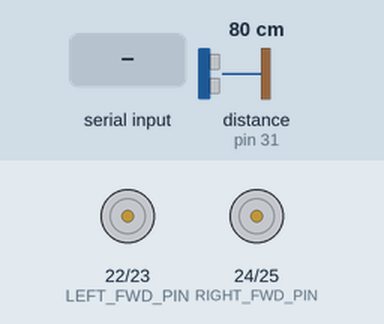
This sketch was run on a simulated Arduino Mega 2560, built with avr-gcc and run on an emulated ATmega2560. On the bench: motor-driver pin pairs drawn as motors (green arrow = first pin HIGH = forward, orange = second pin HIGH = backward, longer = more drive). Wiring (inferred from the names in the program): ultrasonic range finder: trigger pin 30; echo pin 31. The inputs (shaded band) are chosen by the test bench; at power-on: distance to the obstacle (sensor on pin 31) 80 cm. The echo pulse lasts 58.3 µs per cm; what the sketch prints to the serial monitor is not drawn.

Above: at 1.2 s.
1.3 s: "F" received over Serial
At 2.5 s:
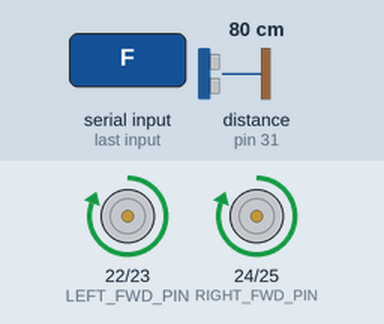
2.8 s: "L" received over the second serial link
At 3.4 s:
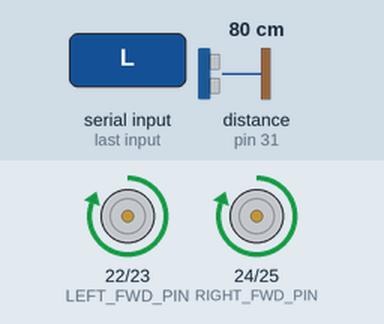
4.3 s: distance to the obstacle (sensor on pin 31) set to 18 cm
7.3 s: "L" received over Serial
At 8.3 s:
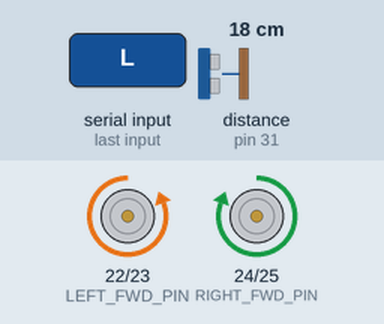
8.8 s: "F" received over the second serial link
At 10.0 s:
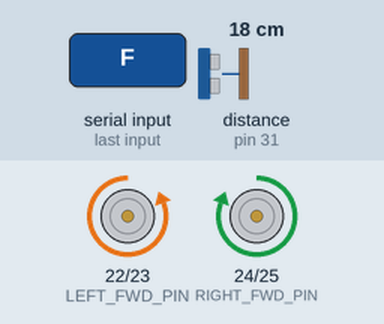
10.3 s: distance to the obstacle (sensor on pin 31) set to 2 cm
Timing chart, 0 to 12.8 s (numbered marks = the images above; inputs shaded):
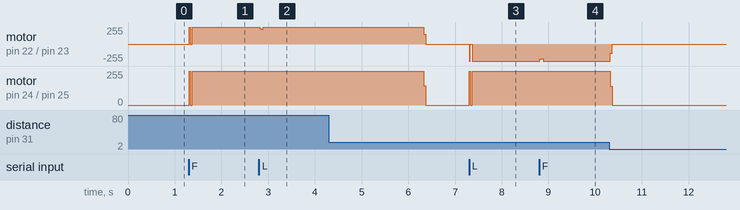

Measured:
- after the input at 1.3 s, motor on pin 22 (LEFT_FWD_PIN) / pin 23 (LEFT_REV_PIN), motor on pin 24 (RIGHT_FWD_PIN) / pin 25 (RIGHT_REV_PIN): stopped → forward 255/255 at once
- after the input at 2.8 s, motor on pin 22 (LEFT_FWD_PIN) / pin 23 (LEFT_REV_PIN): forward 255/255 → forward 227/255 at once, → forward 218/255 0.03 s later, → forward 255/255 0.04 s later
- after the input at 7.3 s, motor on pin 22 (LEFT_FWD_PIN) / pin 23 (LEFT_REV_PIN): stopped → backward 255/255 at once; motor on pin 24 (RIGHT_FWD_PIN) / pin 25 (RIGHT_REV_PIN): stopped → forward 255/255 at once
- after the input at 8.8 s, motor on pin 22 (LEFT_FWD_PIN) / pin 23 (LEFT_REV_PIN): backward 255/255 → backward 227/255 at once, → backward 218/255 0.03 s later, → backward 255/255 0.04 s later

The sketch:

human_following_robot.ino
```cpp
/*
 * Vision-Guided Human-Following Mobile Robot
 * Arduino Mega 2560 controller
 *
 * Based on the project paper:
 * - USB serial from laptop at 9600 bps
 * - Commands: L, F, R, B, S
 * - HC-SR04 obstacle safety override
 * - HC-05 on Serial1 for manual override
 * - 10 cm stop threshold, 15 cm resume threshold
 * - ~100 Hz main control loop
 *
 * NOTE:
 * The paper does not specify exact Arduino pin numbers or relay
 * active-high/active-low behavior. The pin map below is therefore an
 * implementation choice and should be changed to match the actual wiring.
 */

const uint8_t LEFT_FWD_PIN  = 22;
const uint8_t LEFT_REV_PIN  = 23;
const uint8_t RIGHT_FWD_PIN = 24;
const uint8_t RIGHT_REV_PIN = 25;

const uint8_t TRIG_PIN = 30;
const uint8_t ECHO_PIN = 31;

// Change to false if your relay board is active LOW.
const bool RELAY_ACTIVE_HIGH = true;

const unsigned long SERIAL_BAUD = 9600;
const unsigned long CONTROL_PERIOD_MS = 10;     // 100 Hz
const unsigned long ULTRASONIC_PERIOD_MS = 100; // 10 Hz
const unsigned long SERIAL_TIMEOUT_MS = 5000;  // stop after 5 s without laptop command

const float STOP_DISTANCE_CM = 10.0;
const float RESUME_DISTANCE_CM = 15.0;

char visionCommand = 'S';
char manualCommand = 'S';

unsigned long lastVisionCommandMs = 0;
unsigned long lastControlMs = 0;
unsigned long lastUltrasonicMs = 0;

float obstacleDistanceCm = 400.0;
bool obstacleLock = false;

enum RobotState {
  STATE_STOP,
  STATE_FORWARD,
  STATE_LEFT,
  STATE_RIGHT,
  STATE_BACKWARD
};

RobotState currentState = STATE_STOP;

void relayWrite(uint8_t pin, bool on) {
  bool output = RELAY_ACTIVE_HIGH ? on : !on;
  digitalWrite(pin, output ? HIGH : LOW);
}

void allRelaysOff() {
  relayWrite(LEFT_FWD_PIN, false);
  relayWrite(LEFT_REV_PIN, false);
  relayWrite(RIGHT_FWD_PIN, false);
  relayWrite(RIGHT_REV_PIN, false);
}

void stopMotors() {
  allRelaysOff();
  currentState = STATE_STOP;
}

/*
 * Differential-drive relay control.
 * Exact relay polarity/wiring is hardware dependent.
 */
void moveForward() {
  allRelaysOff();
  relayWrite(LEFT_FWD_PIN, true);
  relayWrite(RIGHT_FWD_PIN, true);
  currentState = STATE_FORWARD;
}

void rotateLeft() {
  allRelaysOff();
  relayWrite(LEFT_REV_PIN, true);
  relayWrite(RIGHT_FWD_PIN, true);
  currentState = STATE_LEFT;
}

void rotateRight() {
  allRelaysOff();
  relayWrite(LEFT_FWD_PIN, true);
  relayWrite(RIGHT_REV_PIN, true);
  currentState = STATE_RIGHT;
}

void moveBackward() {
  allRelaysOff();
  relayWrite(LEFT_REV_PIN, true);
  relayWrite(RIGHT_REV_PIN, true);
  currentState = STATE_BACKWARD;
}

void executeCommand(char cmd) {
  switch (cmd) {
    case 'F': moveForward();  break;
    case 'L': rotateLeft();   break;
    case 'R': rotateRight();  break;
    case 'B': moveBackward(); break;
    case 'S':
    default:  stopMotors();   break;
  }
}

void readVisionSerial() {
  while (Serial.available() > 0) {
    char c = toupper(Serial.read());

    if (c == 'L' || c == 'F' || c == 'R' || c == 'S' || c == 'B') {
      visionCommand = c;
      lastVisionCommandMs = millis();
    }
  }
}

void readBluetooth() {
  while (Serial1.available() > 0) {
    char c = toupper(Serial1.read());

    /*
     * The paper specifies Bluetooth manual override primarily for
     * backward motion during obstacle recovery. Supporting L/F/R/S
     * here as well is useful for testing, while B is the key override.
     */
    if (c == 'L' || c == 'F' || c == 'R' || c == 'S' || c == 'B') {
      manualCommand = c;
    }
  }
}

float readUltrasonicCm() {
  digitalWrite(TRIG_PIN, LOW);
  delayMicroseconds(2);

  digitalWrite(TRIG_PIN, HIGH);
  delayMicroseconds(10);
  digitalWrite(TRIG_PIN, LOW);

  unsigned long duration = pulseIn(ECHO_PIN, HIGH, 30000UL);

  if (duration == 0) {
    return 400.0; // Treat timeout as "no nearby obstacle".
  }

  return (duration * 0.0343f) / 2.0f;
}

void updateObstacleState() {
  obstacleDistanceCm = readUltrasonicCm();

  if (!obstacleLock && obstacleDistanceCm < STOP_DISTANCE_CM) {
    obstacleLock = true;
  }

  if (obstacleLock && obstacleDistanceCm > RESUME_DISTANCE_CM) {
    obstacleLock = false;
  }
}

void setup() {
  pinMode(LEFT_FWD_PIN, OUTPUT);
  pinMode(LEFT_REV_PIN, OUTPUT);
  pinMode(RIGHT_FWD_PIN, OUTPUT);
  pinMode(RIGHT_REV_PIN, OUTPUT);

  pinMode(TRIG_PIN, OUTPUT);
  pinMode(ECHO_PIN, INPUT);

  allRelaysOff();

  Serial.begin(SERIAL_BAUD);
  Serial1.begin(SERIAL_BAUD);

  lastVisionCommandMs = millis();

  Serial.println("Human-following robot controller ready.");
}

void loop() {
  unsigned long now = millis();

  // Laptop -> Arduino command input
  readVisionSerial();

  // Bluetooth manual override input
  readBluetooth();

  // Ultrasonic sensing at approximately 10 Hz
  if (now - lastUltrasonicMs >= ULTRASONIC_PERIOD_MS) {
    lastUltrasonicMs = now;
    updateObstacleState();
  }

  // Main control loop at approximately 100 Hz
  if (now - lastControlMs >= CONTROL_PERIOD_MS) {
    lastControlMs = now;

    /*
     * Safety override:
     * If obstacle < 10 cm -> immediate STOP.
     * Vision commands are ignored until obstacle > 15 cm.
     */
    if (obstacleLock) {
      stopMotors();

      /*
       * Manual backward command is allowed for obstacle recovery,
       * matching the paper's Bluetooth override concept.
       */
      if (manualCommand == 'B' && obstacleDistanceCm >= STOP_DISTANCE_CM) {
        moveBackward();
      }
    }
    else {
      // Manual override is given priority when a Bluetooth command exists.
      if (manualCommand != 'S') {
        executeCommand(manualCommand);

        // Manual command is one-shot unless another command is received.
        manualCommand = 'S';
      }
      else if (now - lastVisionCommandMs > SERIAL_TIMEOUT_MS) {
        // Communication-loss safety behavior described in the paper.
        stopMotors();
      }
      else {
        executeCommand(visionCommand);
      }
    }
  }
}
```
